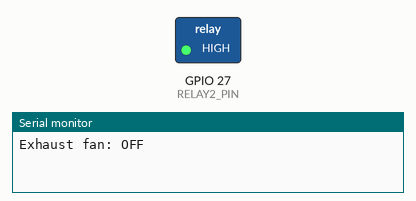
Recording of a sketch running on a simulated ESP32. Shown: switched loads named in the sketch (green lamp = pin HIGH), the last lines printed to the serial monitor.

Above: at 0.1 s.
At 13.1 s:
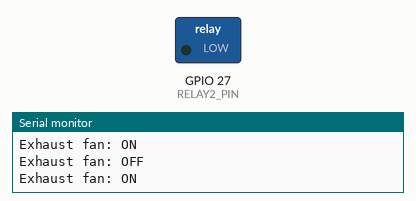
Timing chart, 0 to 17.5 s (numbered marks = the images above):
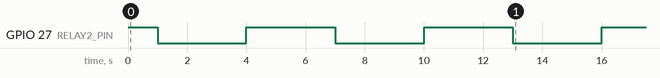

The sketch:

fan_relay_test.ino
```cpp
#if defined(ESP32)
#include <ESP32Servo.h>

// ESP32: GPIO 6-11 are used by the flash chip, so the Uno pins 7/8/9 can't be used
const int MQ2_PIN = 34;      // ADC1 pin (ADC2 pins stop working when WiFi is on)
const int RELAY1_PIN = 26;   // LED
const int RELAY2_PIN = 27;   // Exhaust fan
const int SERVO_PIN = 13;

// ESP32 ADC is 12-bit (0-4095): calibrate in clean air using the Serial Monitor
const int GAS_THRESHOLD = 400;
#else
#include <Servo.h>

const int MQ2_PIN = A0;
const int RELAY1_PIN = 7;    // LED
const int RELAY2_PIN = 8;    // Exhaust fan
const int SERVO_PIN = 9;

const int GAS_THRESHOLD = 100;
#endif

// Most relay modules switch ON when IN is LOW.
// If the fan runs when it should be OFF, swap LOW and HIGH here.
const int RELAY_ON = LOW;
const int RELAY_OFF = HIGH;

void setFan(bool on) {
  digitalWrite(RELAY2_PIN, on ? RELAY_ON : RELAY_OFF);
  Serial.print("Exhaust fan: ");
  Serial.println(on ? "ON" : "OFF");
}

void setup() {
  Serial.begin(115200);

  pinMode(RELAY2_PIN, OUTPUT);
  setFan(false);
  delay(1000);

  // Auto test: listen for the relay click and watch the fan
  Serial.println("Fan relay test: ON 3 s / OFF 3 s, 3 times");
  for (int i = 0; i < 3; i++) {
    setFan(true);
    delay(3000);
    setFan(false);
    delay(3000);
  }

  Serial.println("Test done. Type 1 = fan ON, 0 = fan OFF");
}

void loop() {
  if (Serial.available()) {
    char c = Serial.read();
    if (c == '1') setFan(true);
    if (c == '0') setFan(false);
  }
}
```
